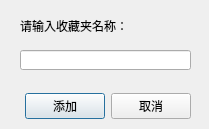
<?xml version="1.0" encoding="UTF-8"?>
<ui version="4.0">
 <class>AddFavGroupDialog</class>
 <widget class="QDialog" name="AddFavGroupDialog">
  <property name="windowModality">
   <enum>Qt::ApplicationModal</enum>
  </property>
  <property name="geometry">
   <rect>
    <x>0</x>
    <y>0</y>
    <width>209</width>
    <height>129</height>
   </rect>
  </property>
  <property name="windowTitle">
   <string>新建收藏夹</string>
  </property>
  <widget class="QWidget" name="layoutWidget">
   <property name="geometry">
    <rect>
     <x>20</x>
     <y>90</y>
     <width>171</width>
     <height>33</height>
    </rect>
   </property>
   <layout class="QHBoxLayout">
    <property name="spacing">
     <number>6</number>
    </property>
    <property name="margin">
     <number>0</number>
    </property>
    <item>
     <spacer>
      <property name="orientation">
       <enum>Qt::Horizontal</enum>
      </property>
      <property name="sizeHint" stdset="0">
       <size>
        <width>131</width>
        <height>31</height>
       </size>
      </property>
     </spacer>
    </item>
    <item>
     <widget class="QPushButton" name="okButton">
      <property name="text">
       <string>添加</string>
      </property>
     </widget>
    </item>
    <item>
     <widget class="QPushButton" name="cancelButton">
      <property name="text">
       <string>取消</string>
      </property>
     </widget>
    </item>
   </layout>
  </widget>
  <widget class="QLineEdit" name="GroupName">
   <property name="geometry">
    <rect>
     <x>20</x>
     <y>50</y>
     <width>171</width>
     <height>20</height>
    </rect>
   </property>
   <property name="maxLength">
    <number>20</number>
   </property>
  </widget>
  <widget class="QLabel" name="label">
   <property name="geometry">
    <rect>
     <x>20</x>
     <y>10</y>
     <width>111</width>
     <height>31</height>
    </rect>
   </property>
   <property name="text">
    <string>请输入收藏夹名称：</string>
   </property>
  </widget>
 </widget>
 <resources/>
 <connections>
  <connection>
   <sender>okButton</sender>
   <signal>clicked()</signal>
   <receiver>AddFavGroupDialog</receiver>
   <slot>accept()</slot>
   <hints>
    <hint type="sourcelabel">
     <x>278</x>
     <y>253</y>
    </hint>
    <hint type="destinationlabel">
     <x>96</x>
     <y>254</y>
    </hint>
   </hints>
  </connection>
  <connection>
   <sender>cancelButton</sender>
   <signal>clicked()</signal>
   <receiver>AddFavGroupDialog</receiver>
   <slot>reject()</slot>
   <hints>
    <hint type="sourcelabel">
     <x>369</x>
     <y>253</y>
    </hint>
    <hint type="destinationlabel">
     <x>179</x>
     <y>282</y>
    </hint>
   </hints>
  </connection>
 </connections>
</ui>
